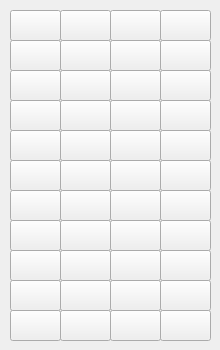
   <widget class="QWidget" name="tab_2">
    <attribute name="title">
     <string>Gebäude</string>
    </attribute>
    <widget class="QPushButton" name="pushButton__81">
     <property name="geometry">
      <rect>
       <x>60</x>
       <y>130</y>
       <width>51</width>
       <height>31</height>
      </rect>
     </property>
     <property name="text">
      <string/>
     </property>
     <property name="icon">
      <iconset>
       <normaloff>sprites/map/computer_bottom.jpg</normaloff>sprites/map/computer_bottom.jpg</iconset>
     </property>
    </widget>
    <widget class="QPushButton" name="pushButton__33">
     <property name="geometry">
      <rect>
       <x>160</x>
       <y>70</y>
       <width>51</width>
       <height>31</height>
      </rect>
     </property>
     <property name="text">
      <string/>
     </property>
     <property name="icon">
      <iconset>
       <normaloff>sprites/map/big_house_windows.jpg</normaloff>sprites/map/big_house_windows.jpg</iconset>
     </property>
    </widget>
    <widget class="QPushButton" name="pushButton__67">
     <property name="geometry">
      <rect>
       <x>60</x>
       <y>10</y>
       <width>51</width>
       <height>31</height>
      </rect>
     </property>
     <property name="text">
      <string/>
     </property>
     <property name="icon">
      <iconset>
       <normaloff>sprites/map/bed_top.jpg</normaloff>sprites/map/bed_top.jpg</iconset>
     </property>
    </widget>
    <widget class="QPushButton" name="pushButton__62">
     <property name="geometry">
      <rect>
       <x>110</x>
       <y>100</y>
       <width>51</width>
       <height>31</height>
      </rect>
     </property>
     <property name="text">
      <string/>
     </property>
     <property name="icon">
      <iconset>
       <normaloff>sprites/map/carpet_bottom_vert.jpg</normaloff>sprites/map/carpet_bottom_vert.jpg</iconset>
     </property>
    </widget>
    <widget class="QPushButton" name="pushButton__26">
     <property name="geometry">
      <rect>
       <x>110</x>
       <y>40</y>
       <width>51</width>
       <height>31</height>
      </rect>
     </property>
     <property name="text">
      <string/>
     </property>
     <property name="icon">
      <iconset>
       <normaloff>sprites/map/big_house_roof_left_bottom.jpg</normaloff>sprites/map/big_house_roof_left_bottom.jpg</iconset>
     </property>
    </widget>
    <widget class="QPushButton" name="pushButton__66">
     <property name="geometry">
      <rect>
       <x>10</x>
       <y>10</y>
       <width>51</width>
       <height>31</height>
      </rect>
     </property>
     <property name="text">
      <string/>
     </property>
     <property name="icon">
      <iconset>
       <normaloff>sprites/map/bed_bottom.jpg</normaloff>sprites/map/bed_bottom.jpg</iconset>
     </property>
    </widget>
    <widget class="QPushButton" name="pushButton__82">
     <property name="geometry">
      <rect>
       <x>110</x>
       <y>130</y>
       <width>51</width>
       <height>31</height>
      </rect>
     </property>
     <property name="text">
      <string/>
     </property>
     <property name="icon">
      <iconset>
       <normaloff>sprites/map/computer_top.jpg</normaloff>sprites/map/computer_top.jpg</iconset>
     </property>
    </widget>
    <widget class="QPushButton" name="pushButton__31">
     <property name="geometry">
      <rect>
       <x>60</x>
       <y>70</y>
       <width>51</width>
       <height>31</height>
      </rect>
     </property>
     <property name="text">
      <string/>
     </property>
     <property name="icon">
      <iconset>
       <normaloff>sprites/map/big_house_roof_right_top.jpg</normaloff>sprites/map/big_house_roof_right_top.jpg</iconset>
     </property>
    </widget>
    <widget class="QPushButton" name="pushButton__73">
     <property name="geometry">
      <rect>
       <x>110</x>
       <y>10</y>
       <width>51</width>
       <height>31</height>
      </rect>
     </property>
     <property name="text">
      <string/>
     </property>
     <property name="icon">
      <iconset>
       <normaloff>sprites/map/bookshelf_black_bottom.jpg</normaloff>sprites/map/bookshelf_black_bottom.jpg</iconset>
     </property>
    </widget>
    <widget class="QPushButton" name="pushButton__27">
     <property name="geometry">
      <rect>
       <x>110</x>
       <y>70</y>
       <width>51</width>
       <height>31</height>
      </rect>
     </property>
     <property name="text">
      <string/>
     </property>
     <property name="icon">
      <iconset>
       <normaloff>sprites/map/big_house_roof_top.jpg</normaloff>sprites/map/big_house_roof_top.jpg</iconset>
     </property>
    </widget>
    <widget class="QPushButton" name="pushButton__29">
     <property name="geometry">
      <rect>
       <x>160</x>
       <y>40</y>
       <width>51</width>
       <height>31</height>
      </rect>
     </property>
     <property name="text">
      <string/>
     </property>
     <property name="icon">
      <iconset>
       <normaloff>sprites/map/big_house_roof_left_top.jpg</normaloff>sprites/map/big_house_roof_left_top.jpg</iconset>
     </property>
    </widget>
    <widget class="QPushButton" name="pushButton__84">
     <property name="geometry">
      <rect>
       <x>60</x>
       <y>100</y>
       <width>51</width>
       <height>31</height>
      </rect>
     </property>
     <property name="text">
      <string/>
     </property>
     <property name="icon">
      <iconset>
       <normaloff>sprites/map/bookshelf_white_top.jpg</normaloff>sprites/map/bookshelf_white_top.jpg</iconset>
     </property>
    </widget>
    <widget class="QPushButton" name="pushButton__74">
     <property name="geometry">
      <rect>
       <x>160</x>
       <y>10</y>
       <width>51</width>
       <height>31</height>
      </rect>
     </property>
     <property name="text">
      <string/>
     </property>
     <property name="icon">
      <iconset>
       <normaloff>sprites/map/bookshelf_black_top.jpg</normaloff>sprites/map/bookshelf_black_top.jpg</iconset>
     </property>
    </widget>
    <widget class="QPushButton" name="pushButton__61">
     <property name="geometry">
      <rect>
       <x>10</x>
       <y>130</y>
       <width>51</width>
       <height>31</height>
      </rect>
     </property>
     <property name="text">
      <string/>
     </property>
     <property name="icon">
      <iconset>
       <normaloff>sprites/map/carpet_top_vert.jpg</normaloff>sprites/map/carpet_top_vert.jpg</iconset>
     </property>
    </widget>
    <widget class="QPushButton" name="pushButton__28">
     <property name="geometry">
      <rect>
       <x>60</x>
       <y>40</y>
       <width>51</width>
       <height>31</height>
      </rect>
     </property>
     <property name="text">
      <string/>
     </property>
     <property name="icon">
      <iconset>
       <normaloff>sprites/map/big_house_roof_bottom.jpg</normaloff>sprites/map/big_house_roof_bottom.jpg</iconset>
     </property>
    </widget>
    <widget class="QPushButton" name="pushButton__32">
     <property name="geometry">
      <rect>
       <x>10</x>
       <y>70</y>
       <width>51</width>
       <height>31</height>
      </rect>
     </property>
     <property name="text">
      <string/>
     </property>
     <property name="icon">
      <iconset>
       <normaloff>sprites/map/big_house_roof_right_bottom.jpg</normaloff>sprites/map/big_house_roof_right_bottom.jpg</iconset>
     </property>
    </widget>
    <widget class="QPushButton" name="pushButton__16">
     <property name="geometry">
      <rect>
       <x>10</x>
       <y>160</y>
       <width>51</width>
       <height>31</height>
      </rect>
     </property>
     <property name="text">
      <string/>
     </property>
     <property name="icon">
      <iconset>
       <normaloff>sprites/map/house_door.jpg</normaloff>sprites/map/house_door.jpg</iconset>
     </property>
    </widget>
    <widget class="QPushButton" name="pushButton__20">
     <property name="geometry">
      <rect>
       <x>110</x>
       <y>160</y>
       <width>51</width>
       <height>31</height>
      </rect>
     </property>
     <property name="text">
      <string/>
     </property>
     <property name="icon">
      <iconset>
       <normaloff>sprites/map/house_right_bottom.jpg</normaloff>sprites/map/house_right_bottom.jpg</iconset>
     </property>
    </widget>
    <widget class="QPushButton" name="pushButton__17">
     <property name="geometry">
      <rect>
       <x>10</x>
       <y>190</y>
       <width>51</width>
       <height>31</height>
      </rect>
     </property>
     <property name="text">
      <string/>
     </property>
     <property name="icon">
      <iconset>
       <normaloff>sprites/map/house_roof_left_top.jpg</normaloff>sprites/map/house_roof_left_top.jpg</iconset>
     </property>
    </widget>
    <widget class="QPushButton" name="pushButton__75">
     <property name="geometry">
      <rect>
       <x>160</x>
       <y>100</y>
       <width>51</width>
       <height>31</height>
      </rect>
     </property>
     <property name="text">
      <string/>
     </property>
     <property name="icon">
      <iconset>
       <normaloff>sprites/map/carpet_hort.jpg</normaloff>sprites/map/carpet_hort.jpg</iconset>
     </property>
    </widget>
    <widget class="QPushButton" name="pushButton__83">
     <property name="geometry">
      <rect>
       <x>10</x>
       <y>100</y>
       <width>51</width>
       <height>31</height>
      </rect>
     </property>
     <property name="text">
      <string/>
     </property>
     <property name="icon">
      <iconset>
       <normaloff>sprites/map/bookshelf_white_bottom.jpg</normaloff>sprites/map/bookshelf_white_bottom.jpg</iconset>
     </property>
    </widget>
    <widget class="QPushButton" name="pushButton__18">
     <property name="geometry">
      <rect>
       <x>160</x>
       <y>160</y>
       <width>51</width>
       <height>31</height>
      </rect>
     </property>
     <property name="text">
      <string/>
     </property>
     <property name="icon">
      <iconset>
       <normaloff>sprites/map/house_roof_left_bottom.jpg</normaloff>sprites/map/house_roof_left_bottom.jpg</iconset>
     </property>
    </widget>
    <widget class="QPushButton" name="pushButton__80">
     <property name="geometry">
      <rect>
       <x>160</x>
       <y>130</y>
       <width>51</width>
       <height>31</height>
      </rect>
     </property>
     <property name="text">
      <string/>
     </property>
     <property name="icon">
      <iconset>
       <normaloff>sprites/map/house_chair.jpg</normaloff>sprites/map/house_chair.jpg</iconset>
     </property>
    </widget>
    <widget class="QPushButton" name="pushButton__34">
     <property name="geometry">
      <rect>
       <x>10</x>
       <y>40</y>
       <width>51</width>
       <height>31</height>
      </rect>
     </property>
     <property name="text">
      <string/>
     </property>
     <property name="icon">
      <iconset>
       <normaloff>sprites/map/big_house_right_bottom.jpg</normaloff>sprites/map/big_house_right_bottom.jpg</iconset>
     </property>
    </widget>
    <widget class="QPushButton" name="pushButton__19">
     <property name="geometry">
      <rect>
       <x>60</x>
       <y>160</y>
       <width>51</width>
       <height>31</height>
      </rect>
     </property>
     <property name="text">
      <string/>
     </property>
     <property name="icon">
      <iconset>
       <normaloff>sprites/map/house_left_bottom.jpg</normaloff>sprites/map/house_left_bottom.jpg</iconset>
     </property>
    </widget>
    <widget class="QPushButton" name="pushButton__25">
     <property name="geometry">
      <rect>
       <x>60</x>
       <y>220</y>
       <width>51</width>
       <height>31</height>
      </rect>
     </property>
     <property name="text">
      <string/>
     </property>
     <property name="icon">
      <iconset>
       <normaloff>sprites/map/house_window_left.jpg</normaloff>sprites/map/house_window_left.jpg</iconset>
     </property>
    </widget>
    <widget class="QPushButton" name="pushButton__71">
     <property name="geometry">
      <rect>
       <x>60</x>
       <y>250</y>
       <width>51</width>
       <height>31</height>
      </rect>
     </property>
     <property name="text">
      <string/>
     </property>
     <property name="icon">
      <iconset>
       <normaloff>sprites/map/table_left_bottom.jpg</normaloff>sprites/map/table_left_bottom.jpg</iconset>
     </property>
    </widget>
    <widget class="QPushButton" name="pushButton__77">
     <property name="geometry">
      <rect>
       <x>160</x>
       <y>280</y>
       <width>51</width>
       <height>31</height>
      </rect>
     </property>
     <property name="text">
      <string/>
     </property>
     <property name="icon">
      <iconset>
       <normaloff>sprites/map/wall_poster.jpg</normaloff>sprites/map/wall_poster.jpg</iconset>
     </property>
    </widget>
    <widget class="QPushButton" name="pushButton__72">
     <property name="geometry">
      <rect>
       <x>60</x>
       <y>280</y>
       <width>51</width>
       <height>31</height>
      </rect>
     </property>
     <property name="text">
      <string/>
     </property>
     <property name="icon">
      <iconset>
       <normaloff>sprites/map/tv.jpg</normaloff>sprites/map/tv.jpg</iconset>
     </property>
    </widget>
    <widget class="QPushButton" name="pushButton__76">
     <property name="geometry">
      <rect>
       <x>110</x>
       <y>280</y>
       <width>51</width>
       <height>31</height>
      </rect>
     </property>
     <property name="text">
      <string/>
     </property>
     <property name="icon">
      <iconset>
       <normaloff>sprites/map/wall.jpg</normaloff>sprites/map/wall.jpg</iconset>
     </property>
    </widget>
    <widget class="QPushButton" name="pushButton__24">
     <property name="geometry">
      <rect>
       <x>60</x>
       <y>190</y>
       <width>51</width>
       <height>31</height>
      </rect>
     </property>
     <property name="text">
      <string/>
     </property>
     <property name="icon">
      <iconset>
       <normaloff>sprites/map/house_roof_top.jpg</normaloff>sprites/map/house_roof_top.jpg</iconset>
     </property>
    </widget>
    <widget class="QPushButton" name="pushButton__59">
     <property name="geometry">
      <rect>
       <x>10</x>
       <y>250</y>
       <width>51</width>
       <height>31</height>
      </rect>
     </property>
     <property name="text">
      <string/>
     </property>
     <property name="icon">
      <iconset>
       <normaloff>sprites/map/stair_up.jpg</normaloff>sprites/map/stair_up.jpg</iconset>
     </property>
    </widget>
    <widget class="QPushButton" name="pushButton__68">
     <property name="geometry">
      <rect>
       <x>110</x>
       <y>220</y>
       <width>51</width>
       <height>31</height>
      </rect>
     </property>
     <property name="text">
      <string/>
     </property>
     <property name="icon">
      <iconset>
       <normaloff>sprites/map/nes.jpg</normaloff>sprites/map/nes.jpg</iconset>
     </property>
    </widget>
    <widget class="QPushButton" name="pushButton__63">
     <property name="geometry">
      <rect>
       <x>110</x>
       <y>190</y>
       <width>51</width>
       <height>31</height>
      </rect>
     </property>
     <property name="text">
      <string/>
     </property>
     <property name="icon">
      <iconset>
       <normaloff>sprites/map/house_tile.jpg</normaloff>sprites/map/house_tile.jpg</iconset>
     </property>
    </widget>
    <widget class="QPushButton" name="pushButton__69">
     <property name="geometry">
      <rect>
       <x>160</x>
       <y>190</y>
       <width>51</width>
       <height>31</height>
      </rect>
     </property>
     <property name="text">
      <string/>
     </property>
     <property name="icon">
      <iconset>
       <normaloff>sprites/map/house_tile_2.jpg</normaloff>sprites/map/house_tile_2.jpg</iconset>
     </property>
    </widget>
    <widget class="QPushButton" name="pushButton__21">
     <property name="geometry">
      <rect>
       <x>10</x>
       <y>220</y>
       <width>51</width>
       <height>31</height>
      </rect>
     </property>
     <property name="text">
      <string/>
     </property>
     <property name="icon">
      <iconset>
       <normaloff>sprites/map/house_window.jpg</normaloff>sprites/map/house_window.jpg</iconset>
     </property>
    </widget>
    <widget class="QPushButton" name="pushButton__70">
     <property name="geometry">
      <rect>
       <x>160</x>
       <y>250</y>
       <width>51</width>
       <height>31</height>
      </rect>
     </property>
     <property name="text">
      <string/>
     </property>
     <property name="icon">
      <iconset>
       <normaloff>sprites/map/table_right_bottom.jpg</normaloff>sprites/map/table_right_bottom.jpg</iconset>
     </property>
    </widget>
    <widget class="QPushButton" name="pushButton__85">
     <property name="geometry">
      <rect>
       <x>10</x>
       <y>280</y>
       <width>51</width>
       <height>31</height>
      </rect>
     </property>
     <property name="text">
      <string/>
     </property>
     <property name="icon">
      <iconset>
       <normaloff>sprites/map/table_right_top.jpg</normaloff>sprites/map/table_right_top.jpg</iconset>
     </property>
    </widget>
    <widget class="QPushButton" name="pushButton__60">
     <property name="geometry">
      <rect>
       <x>160</x>
       <y>220</y>
       <width>51</width>
       <height>31</height>
      </rect>
     </property>
     <property name="text">
      <string/>
     </property>
     <property name="icon">
      <iconset>
       <normaloff>sprites/map/stair_down.jpg</normaloff>sprites/map/stair_down.jpg</iconset>
     </property>
    </widget>
    <widget class="QPushButton" name="pushButton__86">
     <property name="geometry">
      <rect>
       <x>110</x>
       <y>250</y>
       <width>51</width>
       <height>31</height>
      </rect>
     </property>
     <property name="text">
      <string/>
     </property>
     <property name="icon">
      <iconset>
       <normaloff>sprites/map/table_left_top.jpg</normaloff>sprites/map/table_left_top.jpg</iconset>
     </property>
    </widget>
    <widget class="QPushButton" name="pushButton__79">
     <property name="geometry">
      <rect>
       <x>10</x>
       <y>310</y>
       <width>51</width>
       <height>31</height>
      </rect>
     </property>
     <property name="text">
      <string/>
     </property>
     <property name="icon">
      <iconset>
       <normaloff>sprites/map/wall_window_closed.jpg</normaloff>sprites/map/wall_window_closed.jpg</iconset>
     </property>
    </widget>
    <widget class="QPushButton" name="pushButton__78">
     <property name="geometry">
      <rect>
       <x>60</x>
       <y>310</y>
       <width>51</width>
       <height>31</height>
      </rect>
     </property>
     <property name="text">
      <string/>
     </property>
     <property name="icon">
      <iconset>
       <normaloff>sprites/map/wall_window_open.jpg</normaloff>sprites/map/wall_window_open.jpg</iconset>
     </property>
    </widget>
    <widget class="QPushButton" name="pushButton__22">
     <property name="geometry">
      <rect>
       <x>110</x>
       <y>310</y>
       <width>51</width>
       <height>31</height>
      </rect>
     </property>
     <property name="text">
      <string/>
     </property>
     <property name="icon">
      <iconset>
       <normaloff>sprites/map/house_roof_right_bottom.jpg</normaloff>sprites/map/house_roof_right_bottom.jpg</iconset>
     </property>
    </widget>
    <widget class="QPushButton" name="pushButton__23">
     <property name="geometry">
      <rect>
       <x>160</x>
       <y>310</y>
       <width>51</width>
       <height>31</height>
      </rect>
     </property>
     <property name="text">
      <string/>
     </property>
     <property name="icon">
      <iconset>
       <normaloff>sprites/map/house_roof_right_top.jpg</normaloff>sprites/map/house_roof_right_top.jpg</iconset>
     </property>
    </widget>
   </widget>
